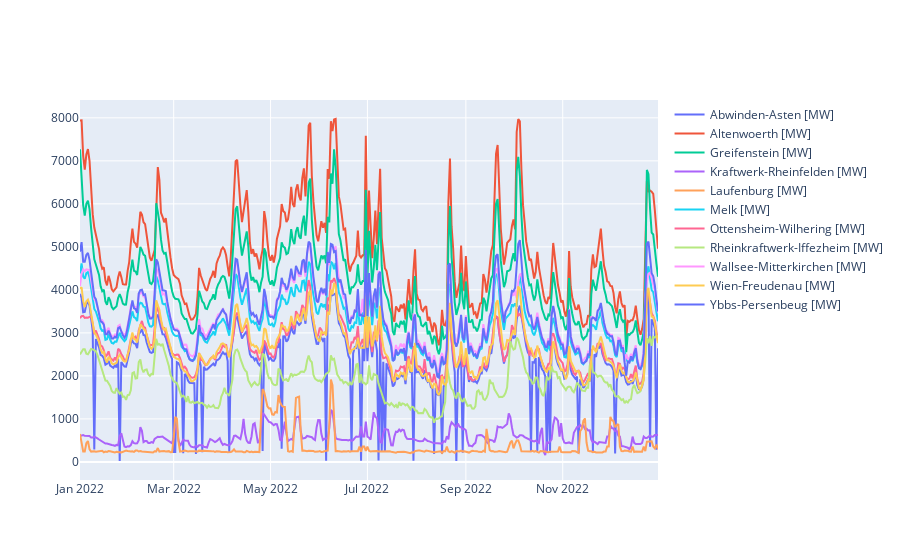

Source (notebook cell):
### Code cell
fig = go.Figure()

for company in dict_companies['Laufwasser']:
    target = company.columns[3]
    print(target)
    print(company.columns)   
    #company = company.set_index('Date', inplace=True)
    fig.add_trace(go.Scatter(x=company['Date'], y=company[target], name = target))

fig.show()

### Figure 1 — Plotly figure (JSON) as saved in the notebook; plotly's stock layout.template omitted (floating-point values rounded to 4 significant figures; data arrays with more than 128 entries replaced by an {"elided": "..."} marker saying what was removed)
{"data": [{"name": "Abwinden-Asten [MW]", "type": "scatter", "x": {"elided": "365 str values"}, "y": {"elided": "365 float values"}}, {"name": "Altenwoerth [MW]", "type": "scatter", "x": {"elided": "365 str values"}, "y": {"elided": "365 float values"}}, {"name": "Greifenstein [MW]", "type": "scatter", "x": {"elided": "365 str values"}, "y": {"elided": "365 float values"}}, {"name": "Kraftwerk-Rheinfelden [MW]", "type": "scatter", "x": {"elided": "365 str values"}, "y": {"elided": "365 float values"}}, {"name": "Laufenburg [MW]", "type": "scatter", "x": {"elided": "365 str values"}, "y": {"elided": "365 float values"}}, {"name": "Melk [MW]", "type": "scatter", "x": {"elided": "365 str values"}, "y": {"elided": "365 float values"}}, {"name": "Ottensheim-Wilhering [MW]", "type": "scatter", "x": {"elided": "365 str values"}, "y": {"elided": "365 float values"}}, {"name": "Rheinkraftwerk-Iffezheim [MW]", "type": "scatter", "x": {"elided": "365 str values"}, "y": {"elided": "365 float values"}}, {"name": "Wallsee-Mitterkirchen [MW]", "type": "scatter", "x": {"elided": "365 str values"}, "y": {"elided": "365 float values"}}, {"name": "Wien-Freudenau [MW]", "type": "scatter", "x": {"elided": "365 str values"}, "y": {"elided": "365 float values"}}, {"name": "Ybbs-Persenbeug [MW]", "type": "scatter", "x": {"elided": "365 str values"}, "y": {"elided": "365 float values"}}], "layout": {}}
